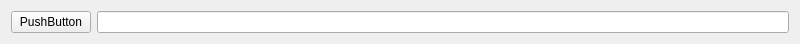
<?xml version="1.0" encoding="UTF-8"?>
<ui version="4.0">
 <class>Widget</class>
 <widget class="QWidget" name="Widget">
  <property name="geometry">
   <rect>
    <x>0</x>
    <y>0</y>
    <width>800</width>
    <height>43</height>
   </rect>
  </property>
  <property name="windowTitle">
   <string>Widget</string>
  </property>
  <layout class="QVBoxLayout" name="verticalLayout">
   <item>
    <layout class="QHBoxLayout" name="horizontalLayout">
     <item>
      <widget class="QPushButton" name="pushButton">
       <property name="text">
        <string>PushButton</string>
       </property>
      </widget>
     </item>
     <item>
      <widget class="QLineEdit" name="lineEdit"/>
     </item>
    </layout>
   </item>
  </layout>
 </widget>
 <resources/>
 <connections/>
</ui>
